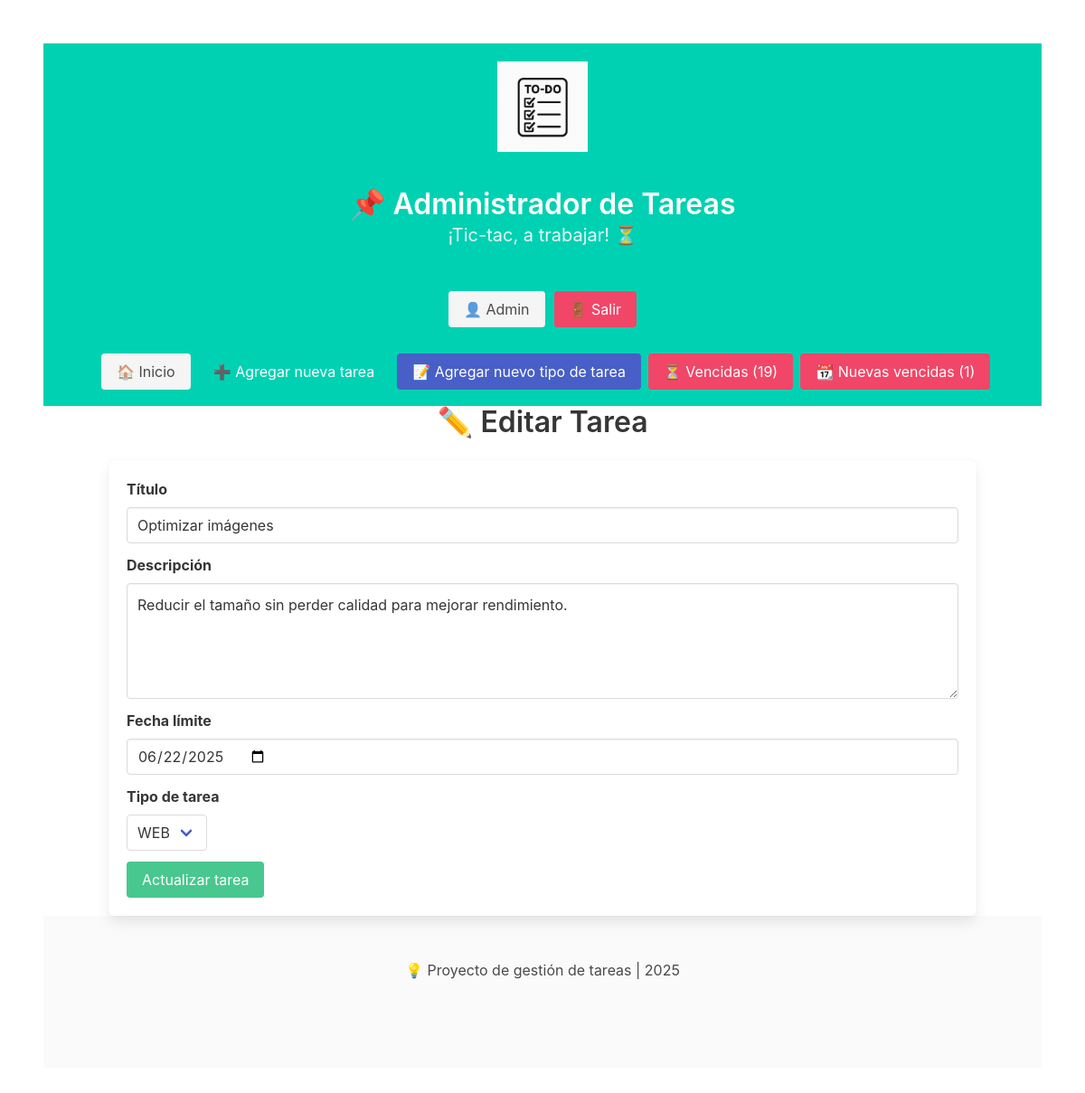
The app's page /editar.php?id=2 (signed in) with its own data.
### tables this page shows
CREATE TABLE tareas (
    id INT AUTO_INCREMENT PRIMARY KEY,
    titulo VARCHAR(100) NOT NULL,
    descripcion TEXT,
    fecha_limite DATE,
    completada BOOLEAN DEFAULT 0
);

CREATE TABLE tipo_tarea (
    code_de_tarea INT PRIMARY KEY,
    tipo_de_tarea VARCHAR(50) NOT NULL
);

### editar.php (the view, shortened to what this page needs)
<?php
include 'config.php';
$id = isset($_GET['id']) ? intval($_GET['id']) : 0;
$result = $conn->query("SELECT * FROM tareas WHERE id = $id");
$tarea = $result->fetch_assoc();
$tiposTarea = $conn->query("SELECT * FROM tipo_tarea");
?>
<!DOCTYPE html>
<html>
<head>
    <link rel="stylesheet" href="https://cdn.jsdelivr.net/npm/bulma@0.9.4/css/bulma.min.css">
    <link rel="stylesheet" href="style.css">
</head>
<body class="section">
<?php include 'header.php';?>
<div class="container">
    <h1 class="title has-text-centered">✏️ Editar Tarea</h1>
    <form action="actualizar.php" method="post" class="box">
        <div class="field">
            <label class="label">Título</label>
            <div class="control">
                <input class="input" type="text" name="titulo" value="<?= htmlspecialchars($tarea['titulo']) ?>" required>
            </div>
        </div>
        <div class="field">
            <label class="label">Descripción</label>
            <div class="control">
                <textarea class="textarea" name="descripcion"><?= htmlspecialchars($tarea['descripcion']) ?></textarea>
            </div>
        </div>
        <div class="field">
            <label class="label">Fecha límite</label>
            <div class="control">
                <input class="input" type="date" name="fecha_limite" value="<?= $tarea['fecha_limite'] ?>">
            </div>
        </div>
        <div class="field">
            <label class="label">Tipo de tarea</label>
            <div class="control">
                <div class="select">
                    <select name="code_de_tarea">
                        <?php while ($tipo = $tiposTarea->fetch_assoc()): ?>
                            <option value="<?= $tipo['code_de_tarea'] ?>" <?= $tipo['code_de_tarea'] == $tarea['code_de_tarea'] ? 'selected' : '' ?>>
                                <?= htmlspecialchars($tipo['tipo_de_tarea']) ?>
                            </option>
                        <?php endwhile; ?>
                    </select>
                </div>
            </div>
        </div>
        <div class="control">
            <button class="button is-success">Actualizar tarea</button>
        </div>
    </form>
</div>
<?php include 'footer.php';?>
</body>
</html>

### records on screen
tareas: titulo "Optimizar imágenes", descripcion "Reducir el tamaño sin perder calidad para mejorar rendimiento.", fecha_limite "06/22/2025", code_de_tarea "WEB"

### other values on screen
$_SESSION["usuario_nombre"] "Admin"
$totalVencidas['total'] "19"
$nuevasVencidas['nuevos'] "1"
